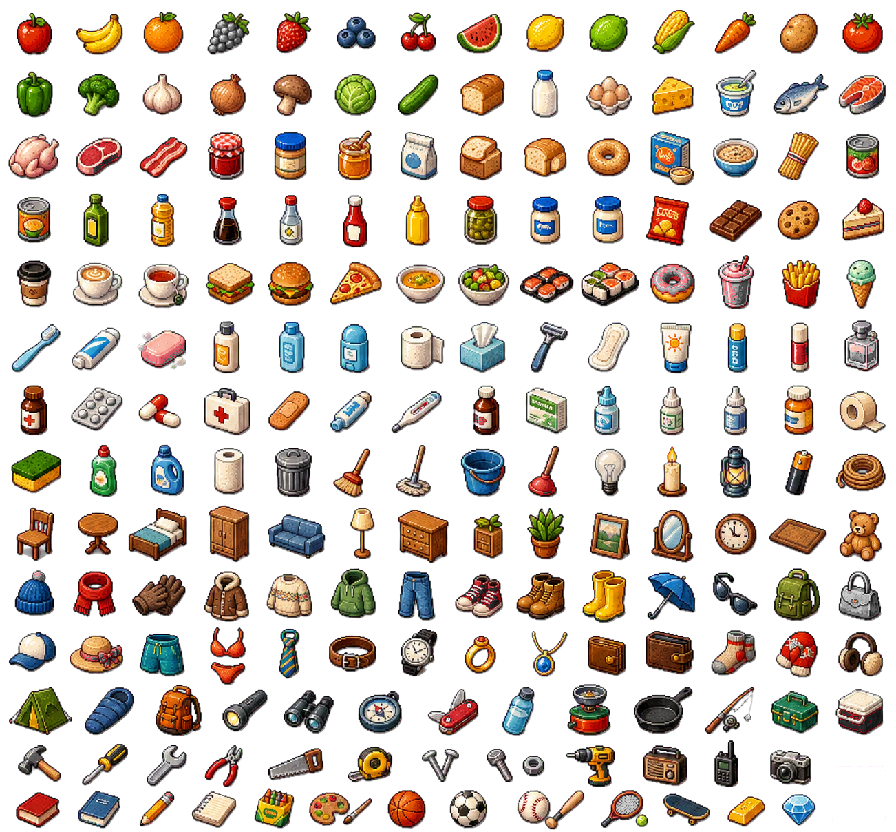
#> input picture art/kvsim/inventory-alpha-v1.png, 896 x 832 px
$ python normalize_inventory.py
#> lines starting #> are read from the running program, lines starting #| are printed output that depends on the picture
from __future__ import annotations

from pathlib import Path

from PIL import Image

ROOT = Path(__file__).resolve().parents[1]
SOURCE = ROOT / "art" / "kvsim" / "inventory-alpha-v1.png"
TARGET = ROOT / "frontend" / "public" / "assets" / "inventory-items-v1.png"
GRID = 14
FRAME = 64
CONTENT = 54
ROW_BOUNDS = (0, 62, 124, 189, 251, 314, 379, 440, 502, 565, 625, 682, 738, 789, 832)


def main() -> None:
    source = Image.open(SOURCE).convert("RGBA")
#> source is the input picture: PIL image 896x832 RGBA; mean R, G, B, A 41.2, 32.3, 23.8, 78.1
    atlas = Image.new("RGBA", (GRID * FRAME, GRID * FRAME), (0, 0, 0, 0))
#> atlas: PIL image 896x896 RGBA; every value is 0
    for row in range(GRID):
        for column in range(GRID):
            frame = source.crop(
                (
                    round(column * source.width / GRID),
                    ROW_BOUNDS[row],
                    round((column + 1) * source.width / GRID),
                    ROW_BOUNDS[row + 1],
                )
            )
            box = frame.getbbox()
            if not box:
                raise RuntimeError(f"empty inventory frame {row}:{column}")
            frame = frame.crop(box)
            scale = min(CONTENT / frame.width, CONTENT / frame.height)
            frame = frame.resize(
                (max(1, round(frame.width * scale)), max(1, round(frame.height * scale))),
                Image.Resampling.NEAREST,
            )
            cell = Image.new("RGBA", (FRAME, FRAME), (0, 0, 0, 0))
            cell.alpha_composite(frame, ((FRAME - frame.width) // 2, (FRAME - frame.height) // 2))
            atlas.alpha_composite(cell, (column * FRAME, row * FRAME))
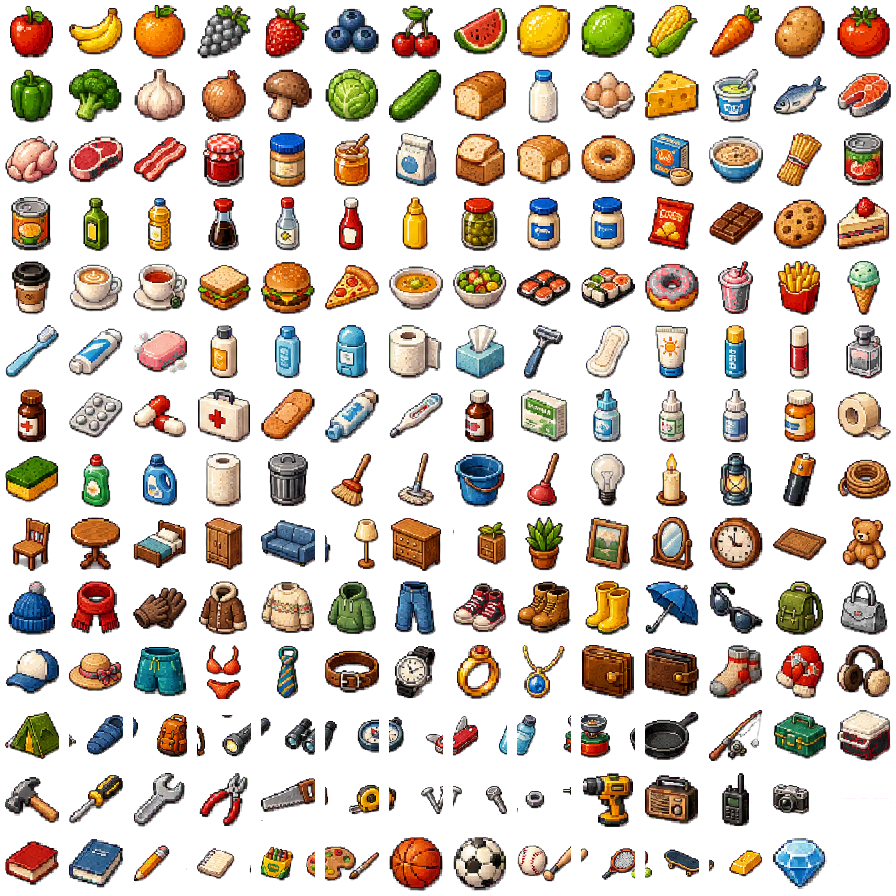
#> atlas: PIL image 896x896 RGBA; mean R, G, B, A 47.2, 36.7, 26.7, 88.5; transparent parts drawn white
    atlas.save(TARGET, "PNG", optimize=True)


if __name__ == "__main__":
    main()
